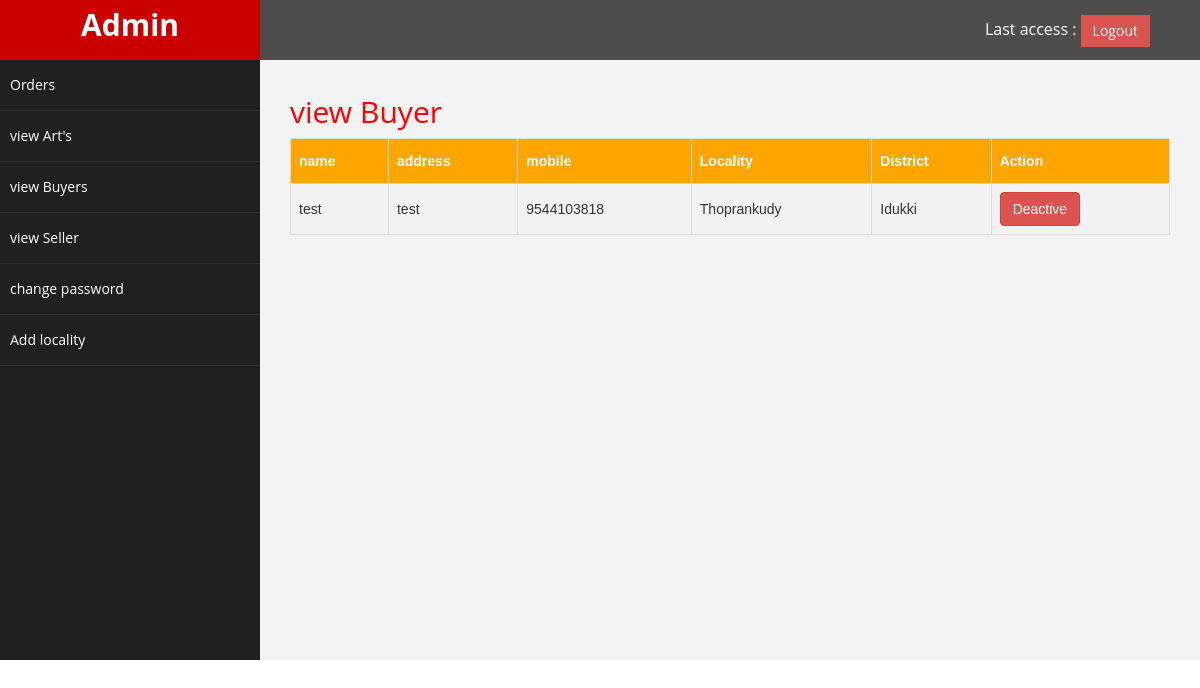
Page /admin/view_buyers.php (signed in) on the earlier database version.
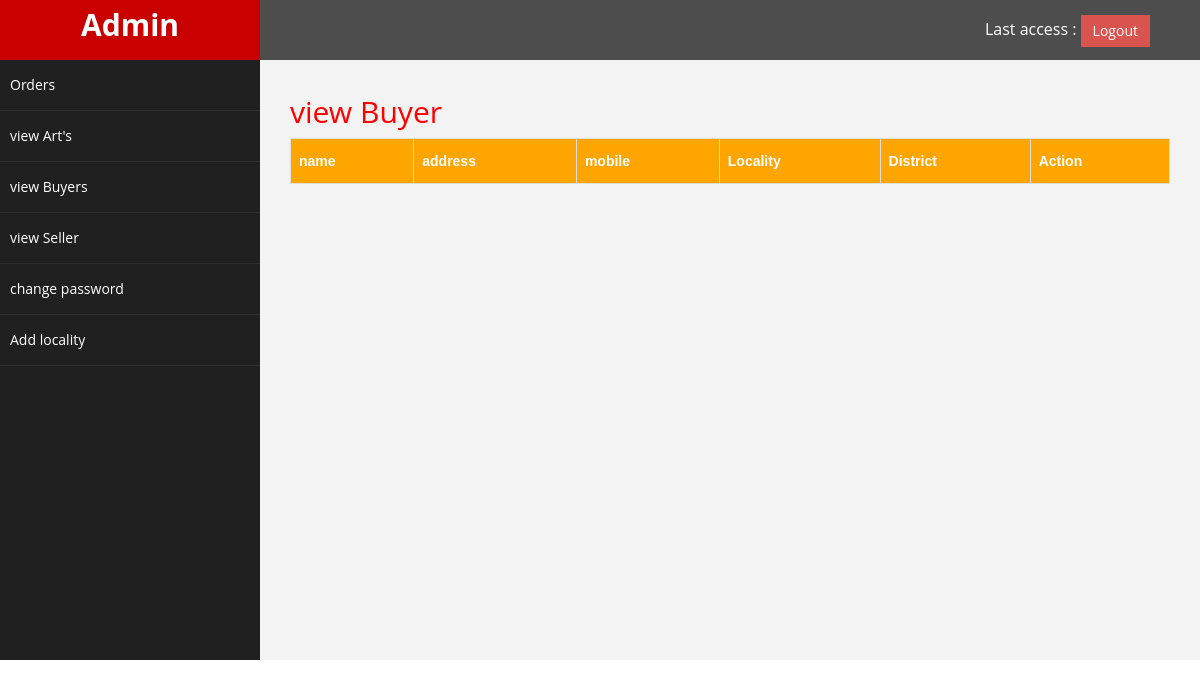
Same page on the later database version.
### tables this page shows
CREATE TABLE `buyer` (
  `id` int(10) NOT NULL,
  `name` varchar(30) NOT NULL,
  `address` varchar(50) NOT NULL,
  `mobile` varchar(30) NOT NULL,
  `dob` varchar(30) NOT NULL,
  `email` varchar(30) NOT NULL,
  `location` varchar(30) NOT NULL,
  `dis` varchar(30) NOT NULL,
  `state` varchar(30) NOT NULL,
  `password` varchar(30) NOT NULL
);

### admin/view_buyers.php (the view, shortened to what this page needs)
<?php
require("dbconfig.php");
$sql = "select * from buyer where status = 'Active'";
$result = mysqli_query($con, $sql);
?>
<!DOCTYPE html>
<html>
<head>
  <link href="assets/css/bootstrap.css" rel="stylesheet" />
  <link href="assets/css/font-awesome.css" rel="stylesheet" />
  <link href="assets/css/custom.css" rel="stylesheet" />
</head>
<body>
  <div id="wrapper">
    <nav class="navbar navbar-default navbar-cls-top " role="navigation" style="margin-bottom: 0">
      <div class="navbar-header">
        <a class="navbar-brand">Admin</a>
      </div>
      <div style="color: white;padding: 15px 50px 5px 50px;float: right;font-size: 16px;">
        Last access :
        <a href="logout.php" class="btn btn-danger square-btn-adjust">Logout</a>
      </div>
    </nav>
    <nav class="navbar-default navbar-side" role="navigation">
      <div class="sidebar-collapse">
        <ul class="nav" id="main-menu">
          <li><a href="home.php">Orders</a> </li>
          <li><a href="arts.php">view Art's</a> </li>
          <li><a href="view_buyers.php">view Buyers</a> </li>
          <li><a href="view_seller.php">view Seller</a> </li>
          <li><a href="change_password.php">change password</a></li>
          <li><a href="add_locality.php">Add locality</a></li>
        </ul>
      </div>
    </nav>
    <div id="page-wrapper">
      <div>
        <h2>view Buyer</h2>
        <table id="customers">
          <tr>
            <th>name</th>
            <th>address</th>
            <th>mobile</th>
            <th>Locality</th>
            <th>District</th>
            <th>Action</th>
          </tr>
          <?php
          while ($row = mysqli_fetch_array($result)) {
            ?>
            <tr>
              <form method="post">
                <td><?php echo $row[1]; ?></td>
                <td><?php echo $row[2]; ?></td>
                <td><?php echo $row[3]; ?></td>
                <td><?php echo $row[6]; ?></td>
                <td><?php echo $row[7]; ?></td>
                <td><button type="submit" name="deactive" class="btn btn-danger">Deactive</button></td>
              </form>
            <?php
            }
            ?>
        </table>
      </div>
    </div>
  </div>
</body>
</html>

Differences in the rows shown:
removed buyer: name "test", address "test", mobile "9544103818", location "Thoprankudy", dis "Idukki"
